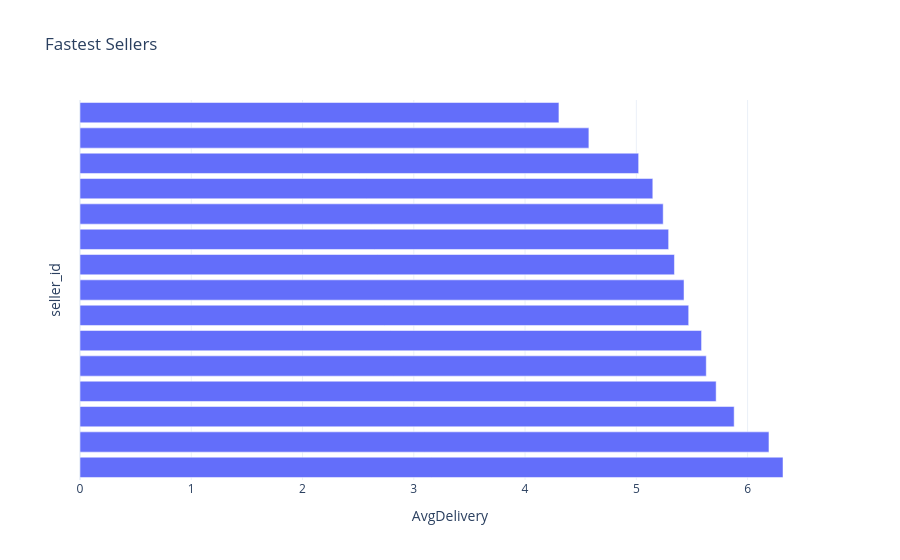

Here is the notebook cell this chart was saved with:
### Code cell
# fastest sellers 
fig = px.bar(
    seller_delivery.tail(15),
    x="AvgDelivery",
    y="seller_id",
    orientation="h",
    title="Fastest Sellers",
    template="plotly_white"
)
fig.update_yaxes(showticklabels=False)
fig.show()

### Figure 1 — Plotly figure (JSON) as saved in the notebook; plotly's stock layout.template omitted (floating-point values rounded to 4 significant figures)
{"data": [{"hovertemplate": "AvgDelivery=%{x}<br>seller_id=%{y}<extra></extra>", "legendgroup": "", "marker": {"color": "#636efa", "pattern": {"shape": ""}}, "name": "", "orientation": "h", "showlegend": false, "textposition": "auto", "type": "bar", "x": [6.318, 6.192, 5.879, 5.717, 5.629, 5.586, 5.471, 5.429, 5.342, 5.29, 5.241, 5.148, 5.021, 4.574, 4.304], "xaxis": "x", "y": ["55f7a3319d80f7fdf078b8f03e6725fe", "289cdb325fb7e7f891c38608bf9e0962", "138dbe45fc62f1e244378131a6801526", "325f3178fb58e2a9778334621eecdbf9", "6061155addc1e54b4cfb51c1c2a32ad8", "960945e1a9535cbc0cd6ddd35fbe7ae8", "18e694e0e48ed6f7aa3f24aade5fd697", "bf00385a5f7fc1ef39a13c2e9ee50a5f", "d566c37fa119d5e66c4e9052e83ee4ea", "95ec4458365c4d11f452ccf538377619", "0885aaf116795758dfeb5f1032487bcd", "671585f5a2af58b6e276bc01003c0d2b", "6b90f847357d8981edd79a1eb1bf0acb", "d13e50eaa47b4cbe9eb81465865d8cfc", "41c2bad7229b0c25e6becf179ebf63ff"], "yaxis": "y"}], "layout": {"barmode": "relative", "legend": {"tracegroupgap": 0}, "title": {"text": "Fastest Sellers"}, "xaxis": {"anchor": "y", "domain": [0, 1], "title": {"text": "AvgDelivery"}}, "yaxis": {"anchor": "x", "domain": [0, 1], "showticklabels": false, "title": {"text": "seller_id"}}}}
